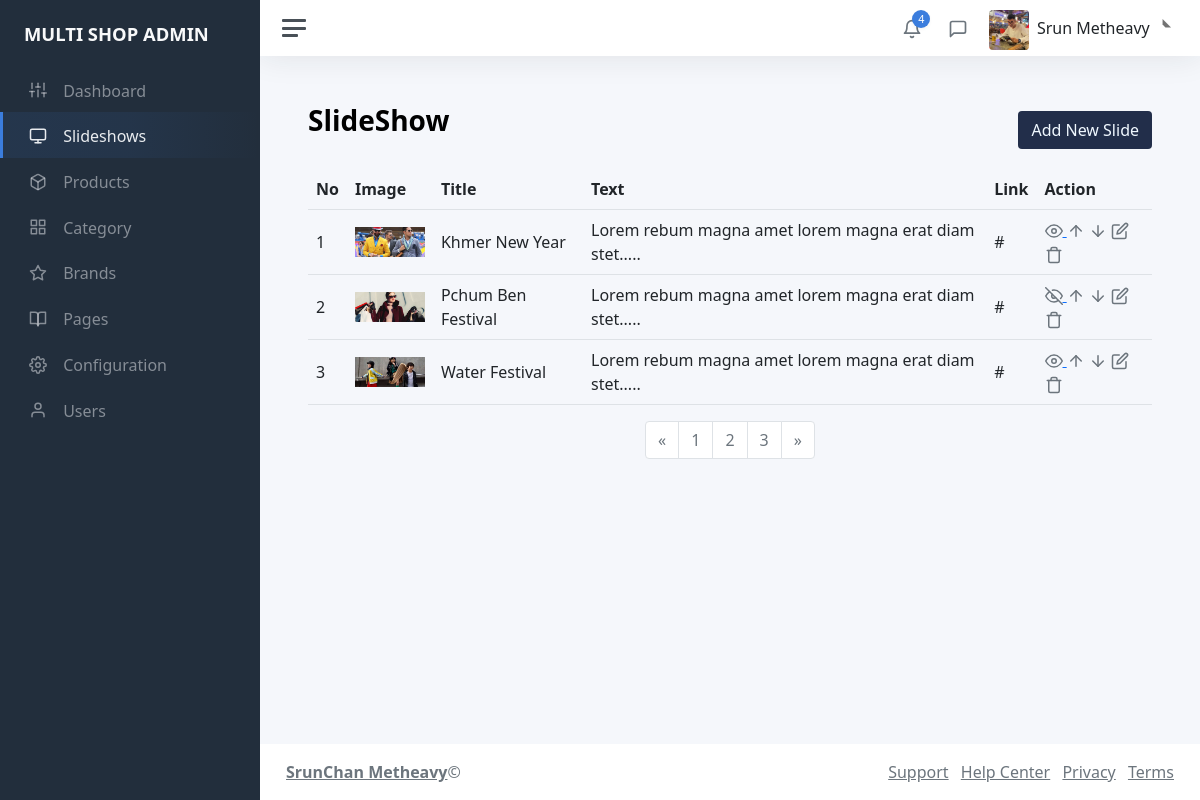
Screenshot of /Final_WBDII/admin/index.php?p=slideshow with the database file from the repository.
### tables this page shows
CREATE TABLE IF NOT EXISTS `tbl_slideshow` (
  `ssid` int NOT NULL AUTO_INCREMENT,
  `title` varchar(150) NOT NULL,
  `text` varchar(300) NOT NULL,
  `link` varchar(200) NOT NULL,
  `img` varchar(200) NOT NULL,
  `active` char(1) NOT NULL,
  `ordernum` int NOT NULL,
  PRIMARY KEY (`ssid`)
);

### Final_WBDII/libraries/db.php (called while the page is built, shortened)
<?php
    function dbConn()
    {
        $conn = mysqli_connect(HOST, USER, PWD, DB);
        if(!mysqli_connect_errno())
        {
            return $conn;
        }
        else
        {
            echo "Error in connecting database :" . mysqli_connect_error();
            exit();
        }
    }
    function dbSelect($table, $column="*", $criteria="", $clause="")
    {
        $sql = "Select " . $column . " From " . $table;
        if(!empty($clause))
        {
            $sql .= " " .$clause;
        }
        $conn = dbConn();
        $result = mysqli_query($conn, $sql);
        return $result;
    }
?>

### Final_WBDII/admin/slideshow.php (the view, shortened to what this page needs)
<?php
    include ("../libraries/db.php");
    $result = dbSelect("tbl_slideshow", "*", "", "order by ordernum");
    $num = mysqli_num_rows($result);
?>
<main class="content">
    <div class="container-fluid p-0">
    <h1 class="h3"><strong>SlideShow</strong></h1>
    <a href="#" class="btn float-end " style="background-color: #222e4a; color: aliceblue; margin-top: -35px; margin-bottom: 20px;">Add New Slide</a>
        <div class="row" style="clear: both;">
            <div class="col">
                <?php
                    if($num > 0)
                    {
                ?>
                <table class="table">
                    <tr>
                        <th>No</th>
                        <th>Image</th>
                        <th>Title</th>
                        <th>Text</th>
                        <th>Link</th>
                        <th>Action</th>
                    </tr>
                    <?php
                        $i = 1;
                        while($row=mysqli_fetch_array($result))
                        {
                    ?>
                        <tr>
                            <td><?=$i?></td>
                            <td><img src="../img/slideshow/<?=$row['img']?>" alt="" style="width: 70px"></td>
                            <td><?=$row['title']?></td>
                            <td><?=substr($row['text'], 0, 50) . "...."?></td>
                            <td><?=$row['link']?></td>
                            <td>
                                <a href="index.php?p=slideshow&action=0&ssid=<?=$row['ssid']?>&active<?=($row['active']=="1"?"0":"1")?>">
                                    <i class="align-middle text-secondary" data-feather="<?=($row['active']=="1"?"eye":"eye-off")?>"></i>
                                </a>
                                <a href="#"><i class="align-middle text-secondary" data-feather="arrow-up"></i></a>
                                <a href="#"><i class="align-middle text-secondary" data-feather="arrow-down"></i></a>
                                <a href="#"><i class="align-middle text-secondary" data-feather="edit"></i></a>
                                <a href="#"><i class="align-middle text-secondary" data-feather="trash"></i></a>
                            </td>
                        </tr>
                    <?php
                        $i++;
                        }
                    ?>
                </table>
                <nav class="d-flex justify-content-center">
                    <ul class="pagination">
                        <li class="page-item">
                            <a class="page-link text-secondary" href="#" aria-label="Previous">
                                <span aria-hidden="true">&laquo;</span>
                            </a>
                        </li>
                        <li class="page-item"><a class="page-link text-secondary" href="#">1</a></li>
                        <li class="page-item"><a class="page-link text-secondary" href="#">2</a></li>
                        <li class="page-item"><a class="page-link text-secondary" href="#">3</a></li>
                        <li class="page-item">
                            <a class="page-link text-secondary" href="#" aria-label="Next">
                                <span aria-hidden="true">&raquo;</span>
                            </a>
                        </li>
                    </ul>
                </nav>
            </div>
            <?php
                }
                else
                {
                    echo "<p>There is no slideshow</p>";
                }
            ?>
        </div>
    </div>
</main>

### rows the page displays
tbl_slideshow: img (picture), title "Khmer New Year", text "Lorem rebum magna amet lorem magna erat diam stet.", link "#"
tbl_slideshow: img (picture), title "Pchum Ben Festival", text "Lorem rebum magna amet lorem magna erat diam stet.", link "#"
tbl_slideshow: img (picture), title "Water Festival", text "Lorem rebum magna amet lorem magna erat diam stet.", link "#"
